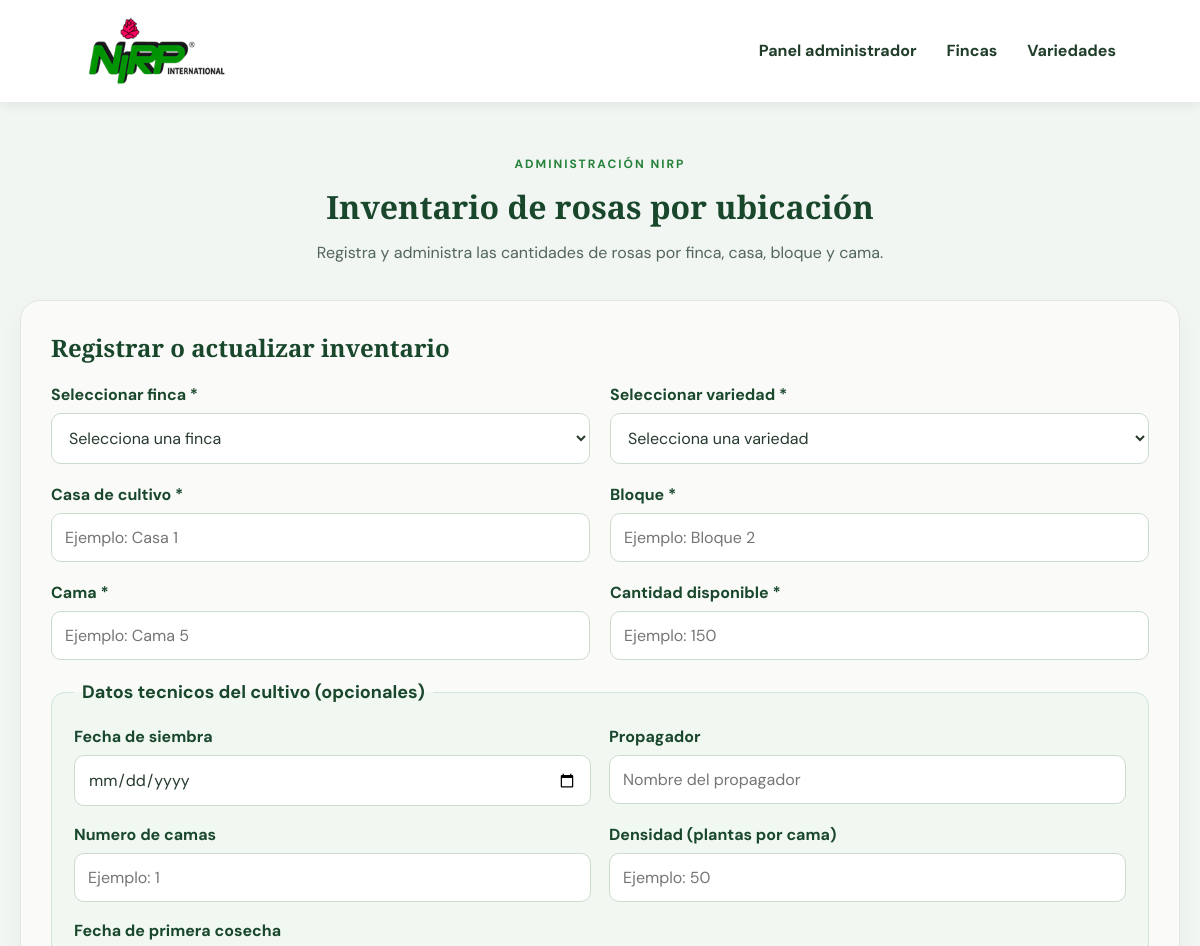
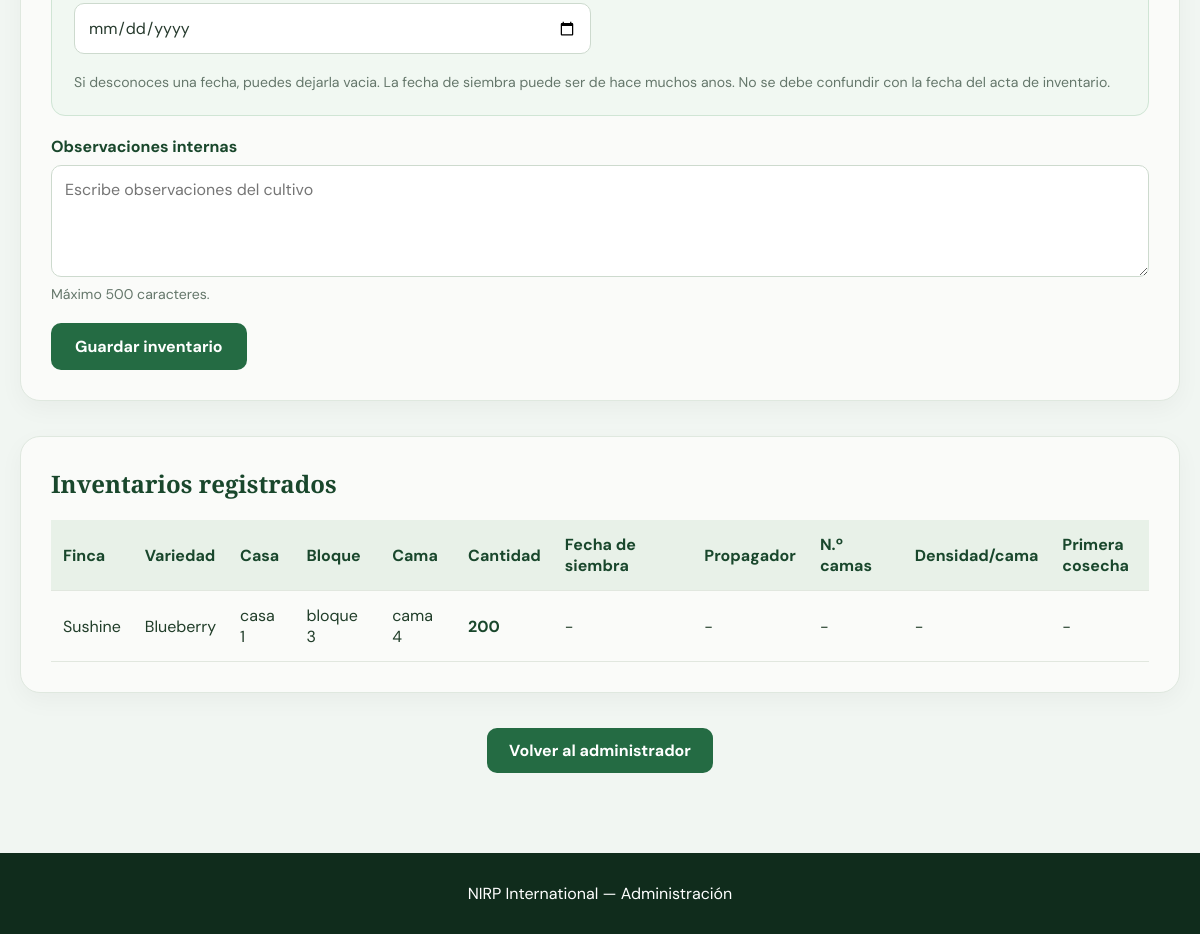
The app's page /admin/inventario (signed in) with its own data (2 pictures, top to bottom).
### tables this page shows
CREATE TABLE "inventarios" (
                id INTEGER PRIMARY KEY AUTOINCREMENT,
                finca_id INTEGER NOT NULL,
                variedad_id INTEGER NOT NULL,
                casa TEXT NOT NULL DEFAULT '',
                bloque TEXT NOT NULL DEFAULT '',
                cama TEXT NOT NULL DEFAULT '',
                cantidad INTEGER NOT NULL DEFAULT 0
                    CHECK(cantidad >= 0),
                observaciones TEXT NOT NULL DEFAULT '',
                actualizado_en TEXT NOT NULL
                    DEFAULT CURRENT_TIMESTAMP, fecha_siembra TEXT, propagador TEXT, numero_camas INTEGER, densidad_cama REAL, fecha_primera_cosecha TEXT,

                UNIQUE(
                    finca_id,
                    variedad_id,
                    casa,
                    bloque,
                    cama
                ),

                FOREIGN KEY (finca_id)
                    REFERENCES fincas(id)
                    ON DELETE RESTRICT,

                FOREIGN KEY (variedad_id)
                    REFERENCES variedades(id)
                    ON DELETE RESTRICT
            );

CREATE TABLE fincas (
                id INTEGER PRIMARY KEY AUTOINCREMENT,
                nombre TEXT NOT NULL,
                empresa TEXT,
                departamento TEXT NOT NULL,
                municipio TEXT NOT NULL,
                vereda TEXT,
                direccion TEXT,
                telefono TEXT,
                ubicacion_cultivo TEXT,
                variedades_otras_casas TEXT,
                latitud REAL,
                longitud REAL,
                observaciones TEXT,
                fecha_registro TEXT DEFAULT CURRENT_TIMESTAMP
            );

CREATE TABLE variedades (
                id INTEGER PRIMARY KEY AUTOINCREMENT,
                nombre TEXT NOT NULL,
                denominacion TEXT,
                codigo_vbn TEXT,
                color TEXT NOT NULL,
                tipo TEXT,
                petalos INTEGER,
                tallo TEXT,
                vida_florero TEXT,
                imagen TEXT
            );

### app.py (the view, shortened to what this page needs)
@app.route("/admin/inventario", methods=["GET", "POST"])
@administrador_requerido
def inventario_admin():
    return render_template(
        "inventario_admin.html",
        fincas=obtener_fincas(),
        variedades=obtener_variedades(),
        inventarios=obtener_inventarios()
    )

### templates/inventario_admin.html (shortened to what this page needs)
<!DOCTYPE html>
<html lang="es">
<head>
    <link rel="stylesheet"
          href="{{ url_for('static', filename='styles.css') }}">
</head>
<body>
    <header class="encabezado">
        <a href="{{ url_for('inicio') }}" class="marca">
            <img
                src="{{ url_for('static', filename='imagenes/logo-nirp.png') }}"
                alt="NIRP International">
        </a>
        <nav class="menu">
            <a href="{{ url_for('panel_admin') }}">
                Panel administrador
            </a>
            <a href="{{ url_for('lista_fincas') }}">
                Fincas
            </a>
            <a href="{{ url_for('catalogo') }}">
                Variedades
            </a>
        </nav>
    </header>
    <main class="inventario-contenedor">
        <div class="inventario-titulo">
            <span class="etiqueta-detalle">
                ADMINISTRACIÓN NIRP
            </span>
            <h1>Inventario de rosas por ubicación</h1>
            <p>
                Registra y administra las cantidades de rosas
                por finca, casa, bloque y cama.
            </p>
        </div>
        <section class="inventario-panel">
            <h2>Registrar o actualizar inventario</h2>
            <form
                action="{{ url_for('inventario_admin') }}"
                method="POST"
                class="inventario-formulario">
                <div class="inventario-campo">
                    <label for="finca_id">
                        Seleccionar finca *
                    </label>
                    <select
                        name="finca_id"
                        id="finca_id"
                        required>
                        <option value="">
                            Selecciona una finca
                        </option>
                    </select>
                </div>
                <div class="inventario-campo">
                    <label for="variedad_id">
                        Seleccionar variedad *
                    </label>
                    <select
                        name="variedad_id"
                        id="variedad_id"
                        required>
                        <option value="">
                            Selecciona una variedad
                        </option>
                    </select>
                </div>
                <div class="inventario-campo">
                    <label for="casa">
                        Casa de cultivo *
                    </label>
                    <input
                        type="text"
                        name="casa"
                        id="casa"
                        maxlength="50"
                        placeholder="Ejemplo: Casa 1"
                        required>
                </div>
                <div class="inventario-campo">
                    <label for="bloque">
                        Bloque *
                    </label>
                    <input
                        type="text"
                        name="bloque"
                        id="bloque"
                        maxlength="50"
                        placeholder="Ejemplo: Bloque 2"
                        required>
                </div>
                <div class="inventario-campo">
                    <label for="cama">
                        Cama *
                    </label>
                    <input
                        type="text"
                        name="cama"
                        id="cama"
                        maxlength="50"
                        placeholder="Ejemplo: Cama 5"
                        required>
                </div>
                <div class="inventario-campo">
                    <label for="cantidad">
                        Cantidad disponible *
                    </label>
                    <input
                        type="number"
                        name="cantidad"
                        id="cantidad"
                        min="0"
                        step="1"
                        placeholder="Ejemplo: 150"
                        required>
                </div>
                <fieldset class="inventario-tecnicos">
                    <legend>Datos tecnicos del cultivo (opcionales)</legend>
                    <div class="inventario-campo">
                        <label for="fecha_siembra">Fecha de siembra</label>
                        <input type="date" name="fecha_siembra" id="fecha_siembra">
                    </div>
                    <div class="inventario-campo">
                        <label for="propagador">Propagador</label>
                        <input type="text" name="propagador" id="propagador"
                               maxlength="120" placeholder="Nombre del propagador">
                    </div>
                    <div class="inventario-campo">
                        <label for="numero_camas">Numero de camas</label>
                        <input type="number" name="numero_camas" id="numero_camas"
                               min="1" step="1" placeholder="Ejemplo: 1">
                    </div>
                    <div class="inventario-campo">
                        <label for="densidad_cama">Densidad (plantas por cama)</label>
                        <input type="number" name="densidad_cama" id="densidad_cama"
                               min="0.01" step="any" placeholder="Ejemplo: 50">
                    </div>
                    <div class="inventario-campo">
                        <label for="fecha_primera_cosecha">Fecha de primera cosecha</label>
                        <input type="date" name="fecha_primera_cosecha"
                               id="fecha_primera_cosecha">
                    </div>
                    <p class="inventario-ayuda">
                        Si desconoces una fecha, puedes dejarla vacia.
                        La fecha de siembra puede ser de hace muchos anos.
                        No se debe confundir con la fecha del acta de inventario.
                    </p>
                </fieldset>
                <div class="inventario-campo inventario-campo-completo">
                    <label for="observaciones">
                        Observaciones internas
                    </label>
                    <textarea
                        name="observaciones"
                        id="observaciones"
                        rows="4"
                        maxlength="500"
                        placeholder="Escribe observaciones del cultivo"></textarea>
                    <span class="inventario-ayuda">
                        Máximo 500 caracteres.
                    </span>
                </div>
                <div class="inventario-acciones">
                    <button
                        type="submit"
                        class="inventario-guardar"
                        {% if not fincas or not variedades %}disabled{% endif %}>
                        Guardar inventario
                    </button>
                </div>
            </form>
        </section>
        <section class="inventario-panel">
            <h2>Inventarios registrados</h2>
            {% if inventarios %}
                <div class="inventario-tabla-contenedor">
                    <table class="inventario-tabla">
                        <thead>
                            <tr>
                                <th>Finca</th>
                                <th>Variedad</th>
                                <th>Casa</th>
                                <th>Bloque</th>
                                <th>Cama</th>
                                <th>Cantidad</th>
                                <th>Fecha de siembra</th>
                                <th>Propagador</th>
                                <th>N.º camas</th>
                                <th>Densidad/cama</th>
                                <th>Primera cosecha</th>
                            </tr>
                        </thead>
                        <tbody>
                            {% for item in inventarios %}
                                <tr>
                                    <td>
                                        {{ item.finca_nombre }}
                                    </td>
                                    <td>
                                        {{ item.variedad_nombre }}
                                    </td>
                                    <td>
                                        {{ item.casa }}
                                    </td>
                                    <td>
                                        {{ item.bloque }}
                                    </td>
                                    <td>
                                        {{ item.cama }}
                                    </td>
                                    <td class="inventario-cantidad">
                                        {{ item.cantidad }}
                                    </td>
                                    <td>{{ item.fecha_siembra|default('', true) or '-' }}</td>
                                    <td>{{ item.propagador|default('', true) or '-' }}</td>
                                    <td>{{ item.numero_camas|default('', true) or '-' }}</td>
                                    <td>{{ item.densidad_cama|default('', true) or '-' }}</td>
                                    <td>{{ item.fecha_primera_cosecha|default('', true) or '-' }}</td>
                                </tr>
                            {% endfor %}
                        </tbody>
                    </table>
                </div>
            {% endif %}
        </section>
        <div class="inventario-volver">
            <a href="{{ url_for('panel_admin') }}">
                Volver al administrador
            </a>
        </div>
    </main>
    <footer>
        <p>NIRP International — Administración</p>
    </footer>
</body>
</html>

### records on screen
inventarios: finca_nombre "Sushine", variedad_nombre "Blueberry", casa "casa 1", bloque "bloque 3", cama "cama 4", cantidad "200", fecha_siembra "-", propagador "-", numero_camas "-", densidad_cama "-", fecha_primera_cosecha "-"
